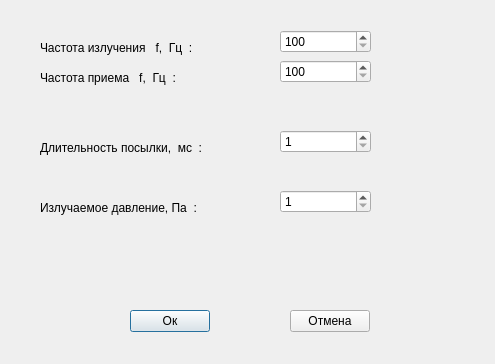
<?xml version="1.0" encoding="UTF-8"?>
<ui version="4.0">
 <class>Operating_system_parameters</class>
 <widget class="QDialog" name="Operating_system_parameters">
  <property name="geometry">
   <rect>
    <x>0</x>
    <y>0</y>
    <width>495</width>
    <height>364</height>
   </rect>
  </property>
  <property name="windowTitle">
   <string>Рабочие параметры системы</string>
  </property>
  <widget class="QLabel" name="label">
   <property name="geometry">
    <rect>
     <x>40</x>
     <y>40</y>
     <width>181</width>
     <height>16</height>
    </rect>
   </property>
   <property name="text">
    <string>Частота излучения   f,  Гц  :</string>
   </property>
  </widget>
  <widget class="QLabel" name="label_2">
   <property name="geometry">
    <rect>
     <x>40</x>
     <y>70</y>
     <width>181</width>
     <height>16</height>
    </rect>
   </property>
   <property name="text">
    <string>Частота приема   f,  Гц  :</string>
   </property>
  </widget>
  <widget class="QLabel" name="label_3">
   <property name="geometry">
    <rect>
     <x>40</x>
     <y>140</y>
     <width>201</width>
     <height>16</height>
    </rect>
   </property>
   <property name="text">
    <string>Длительность посылки,  мс  :</string>
   </property>
  </widget>
  <widget class="QLabel" name="label_4">
   <property name="geometry">
    <rect>
     <x>40</x>
     <y>200</y>
     <width>181</width>
     <height>16</height>
    </rect>
   </property>
   <property name="text">
    <string>Излучаемое давление, Па  :</string>
   </property>
  </widget>
  <widget class="QSpinBox" name="radiationFrequencyBox">
   <property name="geometry">
    <rect>
     <x>280</x>
     <y>30</y>
     <width>91</width>
     <height>23</height>
    </rect>
   </property>
   <property name="minimum">
    <number>100</number>
   </property>
   <property name="maximum">
    <number>1000000</number>
   </property>
  </widget>
  <widget class="QSpinBox" name="receivingFrequencyBox">
   <property name="geometry">
    <rect>
     <x>280</x>
     <y>60</y>
     <width>91</width>
     <height>23</height>
    </rect>
   </property>
   <property name="minimum">
    <number>100</number>
   </property>
   <property name="maximum">
    <number>1000000</number>
   </property>
  </widget>
  <widget class="QSpinBox" name="durationBox">
   <property name="geometry">
    <rect>
     <x>280</x>
     <y>130</y>
     <width>91</width>
     <height>23</height>
    </rect>
   </property>
   <property name="minimum">
    <number>1</number>
   </property>
   <property name="maximum">
    <number>1000</number>
   </property>
  </widget>
  <widget class="QSpinBox" name="pressureBox">
   <property name="geometry">
    <rect>
     <x>280</x>
     <y>190</y>
     <width>91</width>
     <height>23</height>
    </rect>
   </property>
   <property name="minimum">
    <number>1</number>
   </property>
   <property name="maximum">
    <number>1000000</number>
   </property>
  </widget>
  <widget class="QPushButton" name="pushButton">
   <property name="geometry">
    <rect>
     <x>130</x>
     <y>310</y>
     <width>80</width>
     <height>22</height>
    </rect>
   </property>
   <property name="text">
    <string>Ок</string>
   </property>
  </widget>
  <widget class="QPushButton" name="pushButton_2">
   <property name="geometry">
    <rect>
     <x>290</x>
     <y>310</y>
     <width>80</width>
     <height>22</height>
    </rect>
   </property>
   <property name="text">
    <string>Отмена</string>
   </property>
  </widget>
 </widget>
 <resources/>
 <connections/>
</ui>
